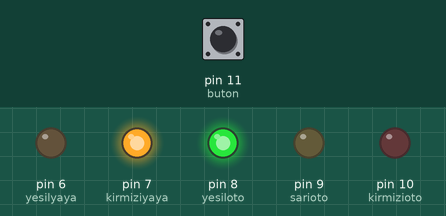
This sketch was run on a simulated Arduino Uno, built with avr-gcc and run on an emulated ATmega328P. Shown: output pins drawn as LEDs (lit = HIGH). The inputs (shaded band) are chosen by the test bench; at power-on: pin 11 (buton) LOW.

Above: at 1.2 s.
1.3 s: pin 11 (buton) pulled HIGH for 0.15 s
At 4.3 s:
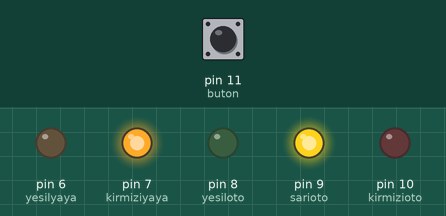
7.4 s: pin 11 (buton) pulled HIGH for 1 s
At 13.6 s:
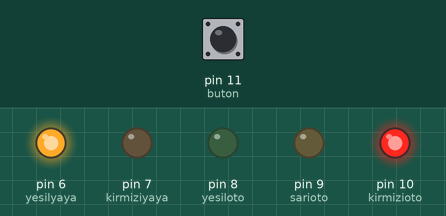
Timing chart, 0 to 16.8 s (numbered marks = the images above; inputs shaded):
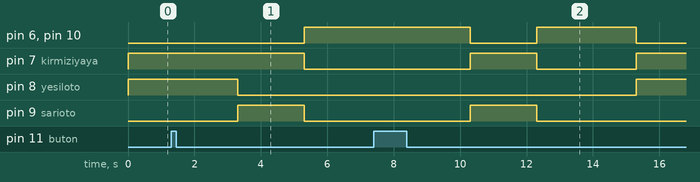

The sketch:

TRAF_K_LAMBASI_KOD.ino
```cpp
#define buton 11
#define kirmizioto 10
#define  sarioto 9
#define  yesiloto 8
#define  kirmiziyaya 7
#define  yesilyaya 6

void setup() {
 pinMode(kirmizioto, OUTPUT);
 pinMode(sarioto, OUTPUT);
 pinMode(yesiloto, OUTPUT);
 pinMode(kirmiziyaya, OUTPUT);
 pinMode(yesilyaya, OUTPUT);// put your setup code here, to run once:
pinMode(buton,INPUT);
}
void loop() {
int buton_durumu = digitalRead(buton);
  if (buton_durumu == 1){
     delay(2000);
 digitalWrite(10, LOW);
 digitalWrite(9, HIGH);
 digitalWrite(8, LOW);
 digitalWrite(7, HIGH);
 digitalWrite(6, LOW);
 delay(2000);
 digitalWrite(10, HIGH);
 digitalWrite(9, LOW);
 digitalWrite(8, LOW);
 digitalWrite(7, LOW);
 digitalWrite(6, HIGH);
 delay(3000);
  }
  else{
    digitalWrite(10, LOW);
 digitalWrite(9, LOW);
 digitalWrite(8, HIGH);
 digitalWrite(7, HIGH);// put your main code here, to run repeatedly:
 digitalWrite(6,  LOW);


    }
  }
```

Measured:
- after the input at 1.3 s, pin 6 (yesilyaya), pin 10 (kirmizioto): LOW → HIGH after 4.0 s; pin 7 (kirmiziyaya): HIGH → LOW after 4.0 s; pin 8 (yesiloto): HIGH → LOW after 2.0 s; pin 9 (sarioto): LOW → HIGH after 2.0 s, → LOW 2.0 s later
- after the input at 7.4 s, pin 6 (yesilyaya), pin 10 (kirmizioto): HIGH → LOW after 2.9 s instead of 0.90 s; pin 7 (kirmiziyaya): LOW → HIGH after 2.9 s instead of 0.90 s; pin 8 (yesiloto): LOW → HIGH after 7.9 s instead of 0.90 s; pin 9 (sarioto): LOW → HIGH after 2.9 s, → LOW 2.0 s later
